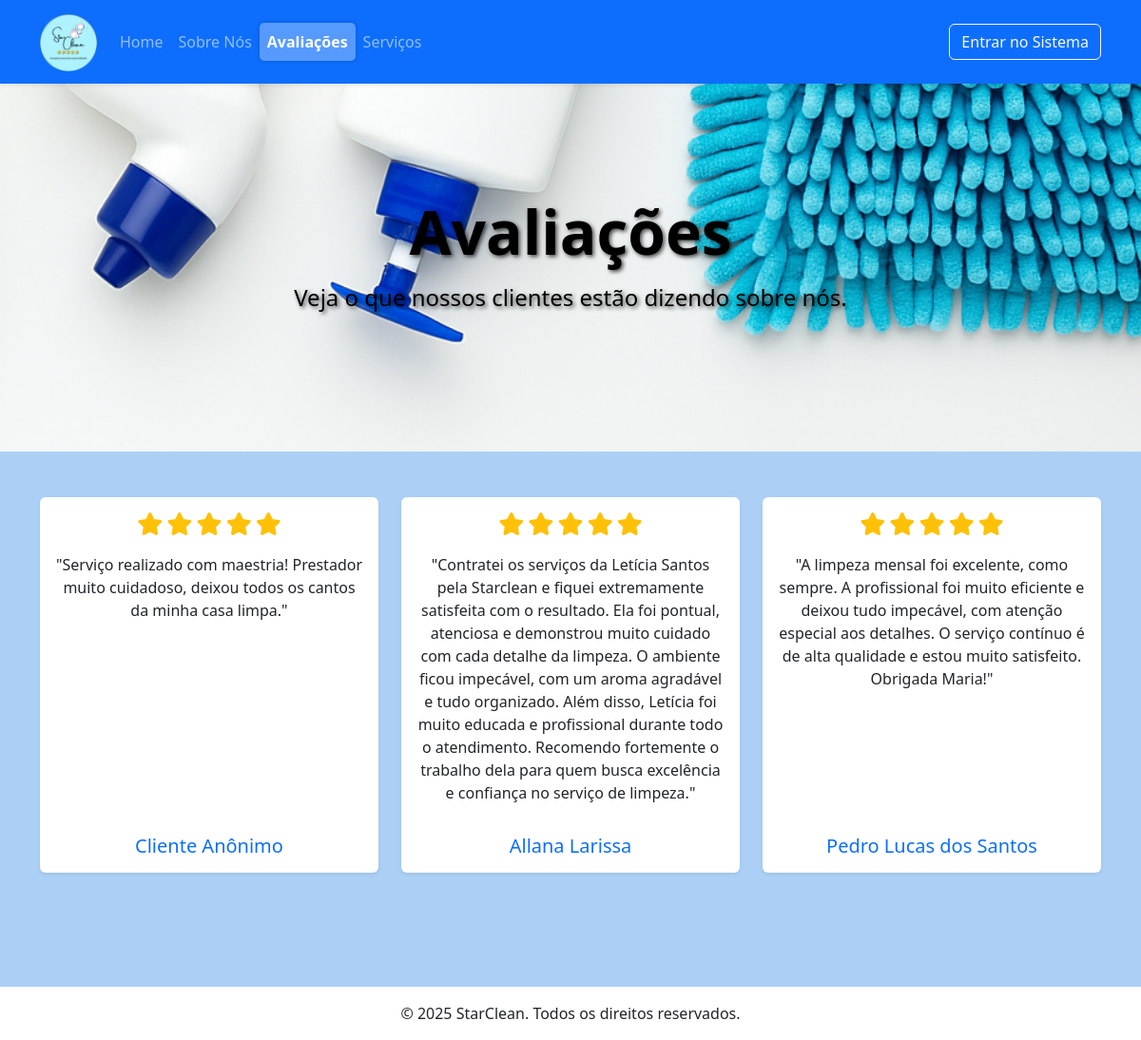
The page /pages/avaliacoes.php on the database its author committed.
### tables this page shows
CREATE TABLE `avaliacao_prestador` (
  `id` int(11) NOT NULL,
  `Cliente_id` int(11) NOT NULL,
  `Prestador_id` int(11) NOT NULL,
  `nota` int(11) DEFAULT NULL,
  `comentario` text DEFAULT NULL,
  `oculto` tinyint(1) NOT NULL DEFAULT 0
);

CREATE TABLE `cliente` (
  `id` int(11) NOT NULL,
  `nome` varchar(45) NOT NULL,
  `sobrenome` varchar(45) NOT NULL,
  `email` varchar(150) NOT NULL,
  `data_nascimento` date NOT NULL,
  `telefone` varchar(20) NOT NULL,
  `cpf` varchar(14) NOT NULL,
  `password` varchar(255) NOT NULL,
  `receber_notificacoes_email` tinyint(1) NOT NULL DEFAULT 1,
  `criado_em` timestamp NOT NULL DEFAULT current_timestamp(),
  `atualizado_em` timestamp NOT NULL DEFAULT current_timestamp() ON UPDATE current_timestamp()
);

### pages/avaliacoes.php (the view, shortened to what this page needs)
<?php
$avaliacoes = [];
try {
    $pdo = obterConexaoPDO();
    $stmt = $pdo->prepare(
        "SELECT ap.comentario, ap.nota, ap.oculto, c.nome AS nome_cliente
         FROM avaliacao_prestador ap
         JOIN cliente c ON ap.Cliente_id = c.id
         WHERE ap.comentario IS NOT NULL AND ap.nota IS NOT NULL
         ORDER BY ap.id DESC"
    );
    $stmt->execute();
    $avaliacoes = $stmt->fetchAll(PDO::FETCH_ASSOC);
} catch (PDOException $e) {
    error_log("Erro ao buscar avaliações: " . $e->getMessage());
    $erro_banco = '<div class="alert alert-danger text-center">Não foi possível carregar as avaliações no momento.</div>';
}
include '../includes/header.php';
include '../includes/navbar.php';
?>
<header class="hero-section"
    style="background: url(<?= BASE_URL ?>/img/produtoslimp.png) center/cover no-repeat; height: 400px; display: flex; align-items: center; color: black; text-shadow: 2px 2px 4px rgba(0,0,0,0.7);">
    <div class="container">
        <h1 class="display-3 fw-bold text-center color-white">Avaliações</h1>
        <p>
        <h4 class="text-center color-white">Veja o que nossos clientes estão dizendo sobre nós.</h4>
        </p>
    </div>
</header>
<main class="container my-5">
    <section class="mb-5">
        <div class="row text-center justify-content-center">
            <?php if (!empty($avaliacoes)): ?>
                <?php foreach ($avaliacoes as $avaliacao): ?>
                    <div class="col-md-6 col-lg-4 mb-4">
                        <div class="card h-100 shadow-sm border-0">
                            <div class="card-body d-flex flex-column">
                                <div class="text-center mb-3">
                                    <?php
                                        $nota = (int)$avaliacao['nota'];
                                        for ($i = 1; $i <= 5; $i++):
                                    ?>
                                        <i class="fas fa-star fs-4 <?= ($i <= $nota) ? 'text-warning' : 'text-muted' ?>"></i>
                                    <?php endfor; ?>
                                </div>
                                <p class="card-text flex-grow-1">"<?= nl2br(htmlspecialchars($avaliacao['comentario'])) ?>"</p>
                                <h5 class="card-title mt-3 mb-0 text-primary">
                                    <?= $avaliacao['oculto'] ? 'Cliente Anônimo' : htmlspecialchars($avaliacao['nome_cliente']) ?>
                                </h5>
                            </div>
                        </div>
                    </div>
                <?php endforeach; ?>
            <?php else: ?>
                 <div class="col-12 text-center">
                    <div class="alert alert-info">Ainda não há avaliações para exibir.</div>
                </div>
            <?php endif; ?>
        </div>
    </section>
</main>
<?php
include '../includes/footer.php';
?>

### includes/star_clean.css (style rules this page uses)
body { padding-top: 75px; }
.hero-section { background: linear-gradient(rgba(0, 0, 0, 0.5), rgba(0, 0, 0, 0.5)), url(../img/Logo_slider.jpg) center; background-size: cover; color: white; padding: 80px 0; text-align: end; }
.card-body { min-height: 220px; }
.card { transition: transform 0.3s ease, box-shadow 0.3s ease; }

### rows shown on the page
avaliacao_prestador: nota 5 (drawn), comentario "Serviço realizado com maestria! Prestador muito cuidadoso, deixou todos os cantos da minha casa limpa.", oculto "Cliente Anônimo"
avaliacao_prestador: nota 5 (drawn), comentario "Contratei os serviços da Letícia Santos pela Starclean e fiquei extremamente satisfeita com o resultado. Ela foi pontual, atenciosa e demonstrou muito cuidado com cada detalhe da limpeza. O ambiente ficou impecável, com um aroma agradável e tudo organizado. Além disso, Letícia foi muito educada e profissional durante todo o atendimento. Recomendo fortemente o trabalho dela para quem busca excelência e confiança no serviço de limpeza.", Cliente.nome "Allana Larissa"
avaliacao_prestador: nota 5 (drawn), comentario "A limpeza mensal foi excelente, como sempre. A profissional foi muito eficiente e deixou tudo impecável, com atenção especial aos detalhes. O serviço contínuo é de alta qualidade e estou muito satisfeito. Obrigada Maria!", Cliente.nome "Pedro Lucas dos Santos"
